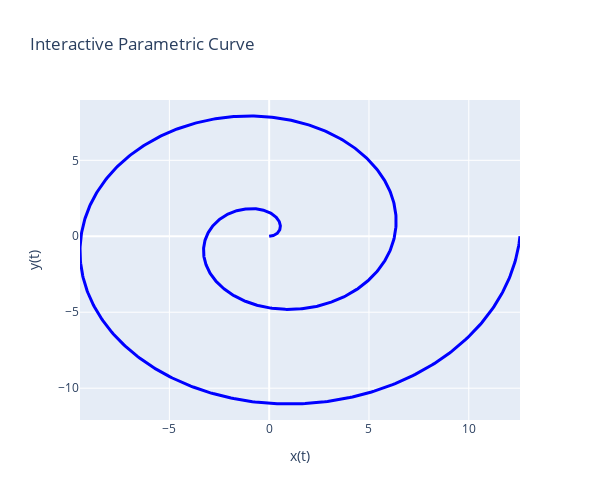

Notebook cell for this chart:
### Markdown cell above
## Step 1: Ek Simple 2D Curve Example

Chalo start karte hain ek simple 2D parametric curve se:

### Code cell
# Define a parametric curve - example: a spiral
def parametric_curve_2d(t):
    x = t * np.cos(t)
    y = t * np.sin(t)
    return x, y

# Generate points for the curve
t = np.linspace(0, 4*np.pi, 1000)
x, y = parametric_curve_2d(t)

# Matplotlib plot
plt.figure(figsize=(10, 5))

plt.subplot(1, 2, 1)
plt.plot(x, y, 'b-', linewidth=2)
plt.title('Parametric Curve: Spiral', fontsize=14)
plt.xlabel('x(t)')
plt.ylabel('y(t)')
plt.grid(True, alpha=0.3)
plt.axis('equal')

# Plotly interactive plot
fig = go.Figure()
fig.add_trace(go.Scatter(x=x, y=y, mode='lines', name='Spiral Curve',
                        line=dict(color='blue', width=3)))
fig.update_layout(title='Interactive Parametric Curve',
                  xaxis_title='x(t)', yaxis_title='y(t)',
                  width=600, height=500)

plt.tight_layout()
plt.show()
fig.show()

### Figure 1 — Plotly figure (JSON) as saved in the notebook; plotly's stock layout.template omitted (floating-point values rounded to 4 significant figures; data arrays with more than 128 entries replaced by an {"elided": "..."} marker saying what was removed)
{"data": [{"line": {"color": "blue", "width": 3}, "mode": "lines", "name": "Spiral Curve", "type": "scatter", "x": {"elided": "1000 float values"}, "y": {"elided": "1000 float values"}}], "layout": {"height": 500, "title": {"text": "Interactive Parametric Curve"}, "width": 600, "xaxis": {"title": {"text": "x(t)"}}, "yaxis": {"title": {"text": "y(t)"}}}}
